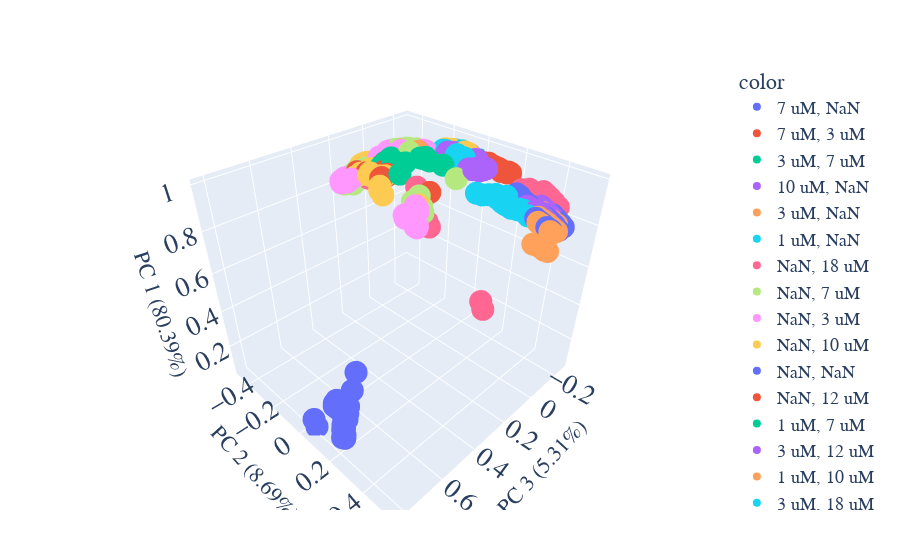

The cell this chart's notebook holds for it:
### Code cell
reload(analysis)
var=analysis.multivar(df,xx,sampledic)
                    #   symbol=symdic)

var.pca_3d()

### Figure 1 — Plotly figure (JSON) as saved in the notebook; plotly's stock layout.template omitted (floating-point values rounded to 4 significant figures)
{"data": [{"hovertemplate": "<b>%{hovertext}</b><br><br>color=7 uM, NaN<br>PC 3=%{x}<br>PC 2=%{y}<br>PC 1=%{z}<extra></extra>", "hovertext": ["7 uM, NaN", "7 uM, NaN", "7 uM, NaN", "7 uM, NaN", "7 uM, NaN", "7 uM, NaN", "7 uM, NaN", "7 uM, NaN", "7 uM, NaN", "7 uM, NaN", "7 uM, NaN", "7 uM, NaN", "7 uM, NaN", "7 uM, NaN", "7 uM, NaN", "7 uM, NaN", "7 uM, NaN", "7 uM, NaN", "7 uM, NaN", "7 uM, NaN", "7 uM, NaN", "7 uM, NaN", "7 uM, NaN", "7 uM, NaN", "7 uM, NaN"], "legendgroup": "7 uM, NaN", "marker": {"color": "#636efa", "symbol": "circle"}, "mode": "markers", "name": "7 uM, NaN", "scene": "scene", "showlegend": true, "type": "scatter3d", "x": [-0.05023, -0.0589, -0.06327, -0.06957, -0.07088, -0.1059, -0.108, -0.1079, -0.1088, -0.1115, -0.06798, -0.06592, -0.06514, -0.06297, -0.06196, -0.03392, -0.02716, -0.02423, -0.0205, -0.01898, -0.06413, -0.06309, -0.05899, -0.06244, -0.0627], "y": [0.4159, 0.3795, 0.3507, 0.3304, 0.3139, 0.5156, 0.501, 0.4874, 0.4753, 0.4601, 0.5184, 0.5039, 0.4952, 0.4784, 0.4589, 0.5043, 0.4904, 0.4716, 0.4597, 0.4429, 0.5041, 0.4843, 0.4704, 0.4226, 0.3892], "z": [0.8939, 0.9081, 0.9161, 0.9235, 0.9275, 0.8451, 0.8534, 0.8614, 0.8676, 0.8749, 0.846, 0.856, 0.8615, 0.8709, 0.8809, 0.8563, 0.8645, 0.8743, 0.8801, 0.8884, 0.8533, 0.863, 0.8688, 0.8878, 0.8985]}, {"hovertemplate": "<b>%{hovertext}</b><br><br>color=7 uM, 3 uM<br>PC 3=%{x}<br>PC 2=%{y}<br>PC 1=%{z}<extra></extra>", "hovertext": ["7 uM, 3 uM", "7 uM, 3 uM", "7 uM, 3 uM", "7 uM, 3 uM", "7 uM, 3 uM", "7 uM, 3 uM", "7 uM, 3 uM", "7 uM, 3 uM", "7 uM, 3 uM", "7 uM, 3 uM", "7 uM, 3 uM", "7 uM, 3 uM", "7 uM, 3 uM", "7 uM, 3 uM", "7 uM, 3 uM", "7 uM, 3 uM", "7 uM, 3 uM", "7 uM, 3 uM", "7 uM, 3 uM", "7 uM, 3 uM", "7 uM, 3 uM", "7 uM, 3 uM", "7 uM, 3 uM", "7 uM, 3 uM", "7 uM, 3 uM"], "legendgroup": "7 uM, 3 uM", "marker": {"color": "#EF553B", "symbol": "circle"}, "mode": "markers", "name": "7 uM, 3 uM", "scene": "scene", "showlegend": true, "type": "scatter3d", "x": [-0.213, -0.2089, -0.2019, -0.1984, -0.1903, -0.234, -0.2296, -0.229, -0.2298, -0.2184, -0.223, -0.2214, -0.2169, -0.213, -0.2075, -0.2469, -0.2384, -0.2288, -0.2245, -0.2142, -0.2205, -0.2077, -0.1985, -0.1874, -0.1788], "y": [0.08552, 0.09305, 0.09233, 0.08557, 0.09223, 0.1507, 0.1297, 0.1145, 0.08807, 0.08391, 0.1192, 0.1112, 0.09614, 0.08585, 0.07668, 0.1599, 0.1536, 0.153, 0.1424, 0.1332, 0.06011, 0.06201, 0.05432, 0.04181, 0.03809], "z": [0.9348, 0.9361, 0.939, 0.9393, 0.9384, 0.9139, 0.919, 0.9226, 0.9242, 0.9265, 0.9249, 0.9274, 0.9289, 0.9304, 0.929, 0.9121, 0.9178, 0.9187, 0.9201, 0.9214, 0.9356, 0.9398, 0.942, 0.9436, 0.9442]}, {"hovertemplate": "<b>%{hovertext}</b><br><br>color=3 uM, 7 uM<br>PC 3=%{x}<br>PC 2=%{y}<br>PC 1=%{z}<extra></extra>", "hovertext": ["3 uM, 7 uM", "3 uM, 7 uM", "3 uM, 7 uM", "3 uM, 7 uM", "3 uM, 7 uM", "3 uM, 7 uM", "3 uM, 7 uM", "3 uM, 7 uM", "3 uM, 7 uM", "3 uM, 7 uM", "3 uM, 7 uM", "3 uM, 7 uM", "3 uM, 7 uM", "3 uM, 7 uM", "3 uM, 7 uM", "3 uM, 7 uM", "3 uM, 7 uM", "3 uM, 7 uM", "3 uM, 7 uM", "3 uM, 7 uM", "3 uM, 7 uM", "3 uM, 7 uM", "3 uM, 7 uM", "3 uM, 7 uM", "3 uM, 7 uM"], "legendgroup": "3 uM, 7 uM", "marker": {"color": "#00cc96", "symbol": "circle"}, "mode": "markers", "name": "3 uM, 7 uM", "scene": "scene", "showlegend": true, "type": "scatter3d", "x": [0.01072, -0.02285, -0.01748, 0.009709, -0.004747, -0.02023, -0.01452, -0.009898, -0.01267, -0.01187, -0.2151, -0.2044, -0.1861, -0.1849, -0.1885, -0.2593, -0.2491, -0.2493, -0.242, -0.2313, -0.2229, -0.2049, -0.1984, -0.1991, -0.1992], "y": [-0.001402, -0.1293, -0.1285, -0.07768, -0.1434, -0.1449, -0.1269, -0.126, -0.1306, -0.1309, -0.1463, -0.1481, -0.1468, -0.1453, -0.1593, -0.02095, -0.04508, -0.08984, -0.09199, -0.1016, -0.1289, -0.1256, -0.1204, -0.1314, -0.1454], "z": [0.9768, 0.9644, 0.9643, 0.9726, 0.9629, 0.9587, 0.9625, 0.9633, 0.9621, 0.9612, 0.9314, 0.9363, 0.9446, 0.9438, 0.9381, 0.9159, 0.9182, 0.9157, 0.9176, 0.9177, 0.9271, 0.9343, 0.936, 0.934, 0.931]}, {"hovertemplate": "<b>%{hovertext}</b><br><br>color=10 uM, NaN<br>PC 3=%{x}<br>PC 2=%{y}<br>PC 1=%{z}<extra></extra>", "hovertext": ["10 uM, NaN", "10 uM, NaN", "10 uM, NaN", "10 uM, NaN", "10 uM, NaN", "10 uM, NaN", "10 uM, NaN", "10 uM, NaN", "10 uM, NaN", "10 uM, NaN", "10 uM, NaN", "10 uM, NaN", "10 uM, NaN", "10 uM, NaN", "10 uM, NaN", "10 uM, NaN", "10 uM, NaN", "10 uM, NaN", "10 uM, NaN", "10 uM, NaN", "10 uM, NaN", "10 uM, NaN", "10 uM, NaN", "10 uM, NaN", "10 uM, NaN"], "legendgroup": "10 uM, NaN", "marker": {"color": "#ab63fa", "symbol": "circle"}, "mode": "markers", "name": "10 uM, NaN", "scene": "scene", "showlegend": true, "type": "scatter3d", "x": [-0.05313, -0.05207, -0.05204, -0.0518, -0.05497, -0.05902, -0.06408, -0.06126, -0.06197, -0.06451, -0.04372, -0.03443, -0.04014, -0.04251, -0.04001, -0.07463, -0.07347, -0.07416, -0.07538, -0.07438, -0.0968, -0.09539, -0.09736, -0.09452, -0.09609], "y": [0.4781, 0.4649, 0.4446, 0.4345, 0.4216, 0.5049, 0.4948, 0.4817, 0.4605, 0.4528, 0.4578, 0.4316, 0.4204, 0.4021, 0.3866, 0.4956, 0.4816, 0.4666, 0.4509, 0.4392, 0.4671, 0.4529, 0.4353, 0.4251, 0.4141], "z": [0.8705, 0.8782, 0.8884, 0.8932, 0.8988, 0.8524, 0.8587, 0.8654, 0.875, 0.8781, 0.8798, 0.892, 0.8982, 0.9058, 0.9116, 0.8578, 0.8655, 0.8741, 0.8812, 0.8866, 0.8725, 0.8813, 0.8905, 0.8962, 0.9013]}, {"hovertemplate": "<b>%{hovertext}</b><br><br>color=3 uM, NaN<br>PC 3=%{x}<br>PC 2=%{y}<br>PC 1=%{z}<extra></extra>", "hovertext": ["3 uM, NaN", "3 uM, NaN", "3 uM, NaN", "3 uM, NaN", "3 uM, NaN", "3 uM, NaN", "3 uM, NaN", "3 uM, NaN", "3 uM, NaN", "3 uM, NaN", "3 uM, NaN", "3 uM, NaN", "3 uM, NaN", "3 uM, NaN", "3 uM, NaN", "3 uM, NaN", "3 uM, NaN", "3 uM, NaN", "3 uM, NaN", "3 uM, NaN", "3 uM, NaN", "3 uM, NaN", "3 uM, NaN", "3 uM, NaN", "3 uM, NaN"], "legendgroup": "3 uM, NaN", "marker": {"color": "#FFA15A", "symbol": "circle"}, "mode": "markers", "name": "3 uM, NaN", "scene": "scene", "showlegend": true, "type": "scatter3d", "x": [-0.07141, -0.06386, -0.05717, -0.05333, -0.04945, -0.05742, -0.05218, -0.0473, -0.04124, -0.03499, 0.02983, 0.03742, 0.04073, 0.04922, 0.05438, -0.03191, -0.02845, -0.02718, -0.01918, -0.01395, -0.09041, -0.08646, -0.08915, -0.08635, -0.08214], "y": [0.5075, 0.4855, 0.4646, 0.4482, 0.4311, 0.5162, 0.4987, 0.4799, 0.4614, 0.4436, 0.5402, 0.5301, 0.5137, 0.4983, 0.4896, 0.5131, 0.5051, 0.4908, 0.4713, 0.4574, 0.495, 0.4712, 0.4506, 0.4338, 0.4156], "z": [0.8508, 0.864, 0.8756, 0.8835, 0.8909, 0.8454, 0.8569, 0.8687, 0.8786, 0.8874, 0.8059, 0.81, 0.8184, 0.8243, 0.8264, 0.8476, 0.8523, 0.8612, 0.8721, 0.8789, 0.8537, 0.8662, 0.8761, 0.8831, 0.8902]}, {"hovertemplate": "<b>%{hovertext}</b><br><br>color=1 uM, NaN<br>PC 3=%{x}<br>PC 2=%{y}<br>PC 1=%{z}<extra></extra>", "hovertext": ["1 uM, NaN", "1 uM, NaN", "1 uM, NaN", "1 uM, NaN", "1 uM, NaN", "1 uM, NaN", "1 uM, NaN", "1 uM, NaN", "1 uM, NaN", "1 uM, NaN", "1 uM, NaN", "1 uM, NaN", "1 uM, NaN", "1 uM, NaN", "1 uM, NaN", "1 uM, NaN", "1 uM, NaN", "1 uM, NaN", "1 uM, NaN", "1 uM, NaN", "1 uM, NaN", "1 uM, NaN", "1 uM, NaN", "1 uM, NaN", "1 uM, NaN"], "legendgroup": "1 uM, NaN", "marker": {"color": "#19d3f3", "symbol": "circle"}, "mode": "markers", "name": "1 uM, NaN", "scene": "scene", "showlegend": true, "type": "scatter3d", "x": [-0.04309, -0.03593, -0.03425, -0.03061, -0.01233, -0.03064, -0.01561, -0.007247, 0.00643, 0.0154, 0.004446, 0.01995, 0.02177, 0.01977, 0.02157, -0.02969, -0.01549, -0.004484, 0.006342, 0.01029, -0.02438, -0.001203, 0.01765, 0.03235, 0.03826], "y": [0.4523, 0.4382, 0.4253, 0.4238, 0.4125, 0.4076, 0.3866, 0.3739, 0.3492, 0.3231, 0.3757, 0.3555, 0.3382, 0.3221, 0.2892, 0.411, 0.3883, 0.3678, 0.3348, 0.3051, 0.2999, 0.2646, 0.2433, 0.2243, 0.2008], "z": [0.876, 0.8816, 0.8881, 0.8878, 0.8896, 0.8959, 0.9027, 0.9058, 0.9103, 0.9152, 0.9087, 0.9126, 0.9179, 0.9239, 0.9316, 0.8901, 0.8971, 0.9022, 0.9095, 0.9159, 0.9283, 0.9318, 0.9301, 0.9277, 0.9288]}, {"hovertemplate": "<b>%{hovertext}</b><br><br>color=NaN, 18 uM<br>PC 3=%{x}<br>PC 2=%{y}<br>PC 1=%{z}<extra></extra>", "hovertext": ["NaN, 18 uM", "NaN, 18 uM", "NaN, 18 uM", "NaN, 18 uM", "NaN, 18 uM", "NaN, 18 uM", "NaN, 18 uM", "NaN, 18 uM", "NaN, 18 uM", "NaN, 18 uM", "NaN, 18 uM", "NaN, 18 uM", "NaN, 18 uM", "NaN, 18 uM", "NaN, 18 uM", "NaN, 18 uM", "NaN, 18 uM", "NaN, 18 uM", "NaN, 18 uM", "NaN, 18 uM", "NaN, 18 uM", "NaN, 18 uM", "NaN, 18 uM", "NaN, 18 uM", "NaN, 18 uM"], "legendgroup": "NaN, 18 uM", "marker": {"color": "#FF6692", "symbol": "circle"}, "mode": "markers", "name": "NaN, 18 uM", "scene": "scene", "showlegend": true, "type": "scatter3d", "x": [0.1141, 0.1214, 0.1292, 0.1288, 0.128, 0.09116, 0.2468, 0.2912, 0.2997, 0.2611, 0.0893, 0.08092, 0.08925, 0.09867, 0.1053, 0.05542, 0.02628, 0.032, 0.04099, 0.03697, 0.1701, 0.1767, 0.1748, 0.1145, 0.1169], "y": [-0.3533, -0.3427, -0.3323, -0.319, -0.32, -0.392, 0.1323, 0.4494, 0.4677, 0.1589, -0.3961, -0.4521, -0.4477, -0.444, -0.4353, -0.3675, -0.4563, -0.4493, -0.4491, -0.4466, 0.00304, 0.01212, 0.01101, -0.2597, -0.2581], "z": [0.846, 0.8518, 0.8522, 0.8636, 0.8697, 0.856, 0.8579, 0.6654, 0.6439, 0.8494, 0.8679, 0.8361, 0.8367, 0.8396, 0.8434, 0.8816, 0.8361, 0.839, 0.8392, 0.8421, 0.933, 0.931, 0.933, 0.9196, 0.9199]}, {"hovertemplate": "<b>%{hovertext}</b><br><br>color=NaN, 7 uM<br>PC 3=%{x}<br>PC 2=%{y}<br>PC 1=%{z}<extra></extra>", "hovertext": ["NaN, 7 uM", "NaN, 7 uM", "NaN, 7 uM", "NaN, 7 uM", "NaN, 7 uM", "NaN, 7 uM", "NaN, 7 uM", "NaN, 7 uM", "NaN, 7 uM", "NaN, 7 uM", "NaN, 7 uM", "NaN, 7 uM", "NaN, 7 uM", "NaN, 7 uM", "NaN, 7 uM", "NaN, 7 uM", "NaN, 7 uM", "NaN, 7 uM", "NaN, 7 uM", "NaN, 7 uM", "NaN, 7 uM", "NaN, 7 uM", "NaN, 7 uM", "NaN, 7 uM", "NaN, 7 uM"], "legendgroup": "NaN, 7 uM", "marker": {"color": "#B6E880", "symbol": "circle"}, "mode": "markers", "name": "NaN, 7 uM", "scene": "scene", "showlegend": true, "type": "scatter3d", "x": [0.2046, 0.08214, 0.1158, 0.09513, 0.1024, 0.2605, 0.2713, 0.1985, 0.2798, 0.1883, 0.2348, 0.2433, 0.1322, 0.134, 0.1332, 0.261, 0.1482, 0.2483, 0.2442, 0.1419, 0.1393, 0.2154, 0.1774, 0.1631, 0.2532], "y": [0.05002, -0.4587, -0.361, -0.4494, -0.4423, 0.07719, 0.07711, -0.3353, 0.08902, -0.4047, 0.06451, 0.07532, -0.4367, -0.4379, -0.4441, 0.1238, -0.3793, 0.1055, 0.1021, -0.3889, -0.435, -0.3947, -0.4042, -0.4058, 0.06037], "z": [0.9228, 0.8395, 0.8877, 0.8445, 0.8483, 0.9104, 0.9087, 0.8817, 0.906, 0.8499, 0.8995, 0.8903, 0.7914, 0.794, 0.7945, 0.8973, 0.8731, 0.9063, 0.9079, 0.8729, 0.84, 0.8314, 0.8483, 0.8555, 0.9195]}, {"hovertemplate": "<b>%{hovertext}</b><br><br>color=NaN, 3 uM<br>PC 3=%{x}<br>PC 2=%{y}<br>PC 1=%{z}<extra></extra>", "hovertext": ["NaN, 3 uM", "NaN, 3 uM", "NaN, 3 uM", "NaN, 3 uM", "NaN, 3 uM", "NaN, 3 uM", "NaN, 3 uM", "NaN, 3 uM", "NaN, 3 uM", "NaN, 3 uM", "NaN, 3 uM", "NaN, 3 uM", "NaN, 3 uM", "NaN, 3 uM", "NaN, 3 uM", "NaN, 3 uM", "NaN, 3 uM", "NaN, 3 uM", "NaN, 3 uM", "NaN, 3 uM", "NaN, 3 uM", "NaN, 3 uM", "NaN, 3 uM", "NaN, 3 uM", "NaN, 3 uM"], "legendgroup": "NaN, 3 uM", "marker": {"color": "#FF97FF", "symbol": "circle"}, "mode": "markers", "name": "NaN, 3 uM", "scene": "scene", "showlegend": true, "type": "scatter3d", "x": [0.2002, 0.3092, 0.225, 0.3212, 0.2608, 0.3006, 0.3123, 0.2493, 0.2417, 0.2463, 0.3406, 0.351, 0.3435, 0.3505, 0.2935, 0.3374, 0.3432, 0.3356, 0.3317, 0.3383, 0.2723, 0.2758, 0.2799, 0.2859, 0.2912], "y": [-0.4131, 0.1045, -0.4003, 0.1129, -0.3229, 0.097, 0.1042, -0.3075, -0.3815, -0.3823, 0.1657, 0.1687, 0.1738, 0.1781, -0.3198, 0.108, 0.1092, 0.1042, 0.1039, 0.1001, 0.09465, 0.09833, 0.1107, 0.1215, 0.127], "z": [0.8507, 0.9015, 0.8456, 0.8969, 0.8782, 0.903, 0.9011, 0.8936, 0.8622, 0.8612, 0.8908, 0.8904, 0.8911, 0.8886, 0.8864, 0.9007, 0.8998, 0.9057, 0.9066, 0.9078, 0.9207, 0.9216, 0.92, 0.9177, 0.9162]}, {"hovertemplate": "<b>%{hovertext}</b><br><br>color=NaN, 10 uM<br>PC 3=%{x}<br>PC 2=%{y}<br>PC 1=%{z}<extra></extra>", "hovertext": ["NaN, 10 uM", "NaN, 10 uM", "NaN, 10 uM", "NaN, 10 uM", "NaN, 10 uM", "NaN, 10 uM", "NaN, 10 uM", "NaN, 10 uM", "NaN, 10 uM", "NaN, 10 uM", "NaN, 10 uM", "NaN, 10 uM", "NaN, 10 uM", "NaN, 10 uM", "NaN, 10 uM", "NaN, 10 uM", "NaN, 10 uM", "NaN, 10 uM", "NaN, 10 uM", "NaN, 10 uM", "NaN, 10 uM", "NaN, 10 uM", "NaN, 10 uM", "NaN, 10 uM", "NaN, 10 uM"], "legendgroup": "NaN, 10 uM", "marker": {"color": "#FECB52", "symbol": "circle"}, "mode": "markers", "name": "NaN, 10 uM", "scene": "scene", "showlegend": true, "type": "scatter3d", "x": [0.1651, 0.1646, 0.1548, 0.1599, 0.1568, 0.2565, 0.1855, 0.191, 0.1891, 0.2059, 0.1796, 0.1835, 0.1811, 0.1846, 0.1838, 0.2099, 0.233, 0.2475, 0.2498, 0.2609, 0.2201, 0.1036, 0.06756, 0.02995, 0.0002896], "y": [-0.2849, -0.2569, -0.2872, -0.285, -0.2837, 0.09627, -0.3192, -0.3026, -0.3036, -0.2415, -0.1898, -0.1719, -0.1707, -0.171, -0.165, -0.1829, -0.1457, -0.1304, -0.1215, -0.09821, -0.2183, -0.4102, -0.4362, -0.4578, -0.4731], "z": [0.9177, 0.9264, 0.918, 0.9174, 0.9204, 0.9193, 0.8977, 0.9004, 0.8997, 0.9192, 0.9247, 0.9267, 0.9304, 0.9298, 0.933, 0.9138, 0.9088, 0.9002, 0.9007, 0.8953, 0.9408, 0.8853, 0.8726, 0.8605, 0.8488]}, {"hovertemplate": "<b>%{hovertext}</b><br><br>color=NaN, NaN<br>PC 3=%{x}<br>PC 2=%{y}<br>PC 1=%{z}<extra></extra>", "hovertext": ["NaN, NaN", "NaN, NaN", "NaN, NaN", "NaN, NaN", "NaN, NaN", "NaN, NaN", "NaN, NaN", "NaN, NaN", "NaN, NaN", "NaN, NaN", "NaN, NaN", "NaN, NaN", "NaN, NaN", "NaN, NaN", "NaN, NaN", "NaN, NaN", "NaN, NaN", "NaN, NaN", "NaN, NaN", "NaN, NaN", "NaN, NaN", "NaN, NaN", "NaN, NaN", "NaN, NaN", "NaN, NaN"], "legendgroup": "NaN, NaN", "marker": {"color": "#636efa", "symbol": "circle"}, "mode": "markers", "name": "NaN, NaN", "scene": "scene", "showlegend": true, "type": "scatter3d", "x": [0.8107, 0.8117, 0.811, 0.8111, 0.8086, 0.8099, 0.8164, 0.8214, 0.8196, 0.8172, 0.7508, 0.774, 0.7916, 0.7958, 0.799, 0.806, 0.7976, 0.7969, 0.8107, 0.811, 0.8105, 0.817, 0.8177, 0.8212, 0.8201], "y": [0.2215, 0.2076, 0.2037, 0.2125, 0.2173, 0.2585, 0.2624, 0.2574, 0.261, 0.2599, 0.2714, 0.272, 0.2656, 0.2631, 0.2593, 0.251, 0.02823, 0.042, 0.2538, 0.2372, 0.2633, 0.2603, 0.2638, 0.2614, 0.2675], "z": [0.3676, 0.3421, 0.3233, 0.3318, 0.3199, 0.3638, 0.2952, 0.2422, 0.2152, 0.1933, 0.5021, 0.4285, 0.3535, 0.3175, 0.2844, 0.3196, 0.09453, 0.05992, 0.2, 0.1716, 0.3739, 0.3274, 0.295, 0.2723, 0.2576]}, {"hovertemplate": "<b>%{hovertext}</b><br><br>color=NaN, 12 uM<br>PC 3=%{x}<br>PC 2=%{y}<br>PC 1=%{z}<extra></extra>", "hovertext": ["NaN, 12 uM", "NaN, 12 uM", "NaN, 12 uM", "NaN, 12 uM", "NaN, 12 uM", "NaN, 12 uM", "NaN, 12 uM", "NaN, 12 uM", "NaN, 12 uM", "NaN, 12 uM", "NaN, 12 uM", "NaN, 12 uM", "NaN, 12 uM", "NaN, 12 uM", "NaN, 12 uM", "NaN, 12 uM", "NaN, 12 uM", "NaN, 12 uM", "NaN, 12 uM", "NaN, 12 uM", "NaN, 12 uM", "NaN, 12 uM", "NaN, 12 uM", "NaN, 12 uM", "NaN, 12 uM"], "legendgroup": "NaN, 12 uM", "marker": {"color": "#EF553B", "symbol": "circle"}, "mode": "markers", "name": "NaN, 12 uM", "scene": "scene", "showlegend": true, "type": "scatter3d", "x": [0.1145, 0.08373, 0.113, 0.06824, 0.1661, 0.0193, 0.01621, 0.02024, 0.02062, 0.02463, 0.1699, 0.1709, 0.1728, 0.1658, 0.1495, 0.1127, 0.1099, 0.1129, 0.1176, 0.1204, 0.2053, 0.1655, 0.2092, 0.2121, 0.1885], "y": [-0.1776, -0.2707, -0.164, -0.3168, 0.07004, -0.3073, -0.3029, -0.2969, -0.2928, -0.29, -0.1615, -0.1748, -0.1704, -0.1724, -0.2049, -0.2651, -0.2528, -0.247, -0.2441, -0.2395, -0.1641, -0.3648, -0.1603, -0.1614, -0.2732], "z": [0.9462, 0.9318, 0.9482, 0.9177, 0.9315, 0.9143, 0.9167, 0.9176, 0.9182, 0.9195, 0.9328, 0.929, 0.9303, 0.9321, 0.9312, 0.9259, 0.9286, 0.9297, 0.9291, 0.929, 0.9322, 0.8844, 0.9329, 0.9316, 0.9154]}, {"hovertemplate": "<b>%{hovertext}</b><br><br>color=1 uM, 7 uM<br>PC 3=%{x}<br>PC 2=%{y}<br>PC 1=%{z}<extra></extra>", "hovertext": ["1 uM, 7 uM", "1 uM, 7 uM", "1 uM, 7 uM", "1 uM, 7 uM", "1 uM, 7 uM", "1 uM, 7 uM", "1 uM, 7 uM", "1 uM, 7 uM", "1 uM, 7 uM", "1 uM, 7 uM", "1 uM, 7 uM", "1 uM, 7 uM", "1 uM, 7 uM", "1 uM, 7 uM", "1 uM, 7 uM", "1 uM, 7 uM", "1 uM, 7 uM", "1 uM, 7 uM", "1 uM, 7 uM", "1 uM, 7 uM", "1 uM, 7 uM", "1 uM, 7 uM", "1 uM, 7 uM", "1 uM, 7 uM", "1 uM, 7 uM"], "legendgroup": "1 uM, 7 uM", "marker": {"color": "#00cc96", "symbol": "circle"}, "mode": "markers", "name": "1 uM, 7 uM", "scene": "scene", "showlegend": true, "type": "scatter3d", "x": [0.1188, 0.1236, 0.1279, 0.1325, 0.1419, 0.1042, 0.1099, 0.1125, 0.1201, 0.1237, 0.09834, 0.07146, 0.07626, 0.08542, 0.08458, 0.1091, 0.1229, 0.1268, 0.1312, 0.1688, 0.0989, 0.1035, 0.1061, 0.104, 0.101], "y": [-0.2307, -0.2284, -0.2312, -0.234, -0.2318, -0.1992, -0.1832, -0.1918, -0.184, -0.1781, -0.1337, -0.2461, -0.2427, -0.2408, -0.2313, -0.2411, -0.2333, -0.2297, -0.2221, -0.09291, -0.1695, -0.1623, -0.1482, -0.1494, -0.1541], "z": [0.9472, 0.9474, 0.9454, 0.944, 0.9424, 0.9607, 0.9626, 0.9608, 0.9604, 0.9603, 0.9736, 0.9554, 0.9553, 0.9549, 0.9582, 0.9488, 0.9476, 0.9479, 0.9478, 0.9583, 0.9548, 0.9561, 0.9565, 0.9559, 0.9559]}, {"hovertemplate": "<b>%{hovertext}</b><br><br>color=3 uM, 12 uM<br>PC 3=%{x}<br>PC 2=%{y}<br>PC 1=%{z}<extra></extra>", "hovertext": ["3 uM, 12 uM", "3 uM, 12 uM", "3 uM, 12 uM", "3 uM, 12 uM", "3 uM, 12 uM", "3 uM, 12 uM", "3 uM, 12 uM", "3 uM, 12 uM", "3 uM, 12 uM", "3 uM, 12 uM", "3 uM, 12 uM", "3 uM, 12 uM", "3 uM, 12 uM", "3 uM, 12 uM", "3 uM, 12 uM", "3 uM, 12 uM", "3 uM, 12 uM", "3 uM, 12 uM", "3 uM, 12 uM", "3 uM, 12 uM", "3 uM, 12 uM", "3 uM, 12 uM", "3 uM, 12 uM", "3 uM, 12 uM", "3 uM, 12 uM"], "legendgroup": "3 uM, 12 uM", "marker": {"color": "#ab63fa", "symbol": "circle"}, "mode": "markers", "name": "3 uM, 12 uM", "scene": "scene", "showlegend": true, "type": "scatter3d", "x": [-0.08375, -0.07845, -0.06643, -0.05918, -0.05184, -0.04756, -0.03299, -0.03326, -0.03059, -0.02863, -0.1444, -0.1289, -0.1076, -0.1125, -0.1088, -0.1821, -0.1743, -0.1692, -0.1582, -0.1568, -0.1516, -0.1522, -0.1491, -0.1472, -0.1479], "y": [0.1504, 0.1482, 0.1487, 0.1438, 0.1401, 0.1235, 0.125, 0.1205, 0.1147, 0.1024, -0.05293, -0.07194, -0.07059, -0.08385, -0.07262, -0.01565, -0.02478, -0.02596, -0.03612, -0.03709, 0.03797, 0.04856, 0.05231, 0.04427, 0.03494], "z": [0.979, 0.9794, 0.9788, 0.9777, 0.9762, 0.9824, 0.9823, 0.9817, 0.9809, 0.98, 0.9705, 0.9736, 0.9779, 0.9753, 0.975, 0.9651, 0.9661, 0.9658, 0.9654, 0.9642, 0.9659, 0.9673, 0.9676, 0.9675, 0.9647]}, {"hovertemplate": "<b>%{hovertext}</b><br><br>color=1 uM, 10 uM<br>PC 3=%{x}<br>PC 2=%{y}<br>PC 1=%{z}<extra></extra>", "hovertext": ["1 uM, 10 uM", "1 uM, 10 uM", "1 uM, 10 uM", "1 uM, 10 uM", "1 uM, 10 uM", "1 uM, 10 uM", "1 uM, 10 uM", "1 uM, 10 uM", "1 uM, 10 uM", "1 uM, 10 uM", "1 uM, 10 uM", "1 uM, 10 uM", "1 uM, 10 uM", "1 uM, 10 uM", "1 uM, 10 uM", "1 uM, 10 uM", "1 uM, 10 uM", "1 uM, 10 uM", "1 uM, 10 uM", "1 uM, 10 uM", "1 uM, 10 uM", "1 uM, 10 uM", "1 uM, 10 uM", "1 uM, 10 uM", "1 uM, 10 uM"], "legendgroup": "1 uM, 10 uM", "marker": {"color": "#FFA15A", "symbol": "circle"}, "mode": "markers", "name": "1 uM, 10 uM", "scene": "scene", "showlegend": true, "type": "scatter3d", "x": [-0.04594, -0.03587, -0.03291, -0.02578, -0.02364, -0.08586, -0.08602, -0.07685, -0.07915, -0.05189, -0.1082, -0.1103, -0.1031, -0.09498, -0.09782, -0.1102, -0.1019, -0.09674, -0.09729, -0.08788, -0.0824, -0.08662, -0.08443, -0.08588, -0.08549], "y": [-0.3215, -0.3292, -0.3183, -0.3142, -0.3036, -0.3051, -0.2902, -0.2886, -0.288, -0.1996, -0.2623, -0.2768, -0.2687, -0.2601, -0.2579, -0.2805, -0.2698, -0.2628, -0.2524, -0.2462, -0.296, -0.302, -0.2884, -0.292, -0.2912], "z": [0.941, 0.9388, 0.9424, 0.9439, 0.9471, 0.9353, 0.94, 0.941, 0.9409, 0.9636, 0.9413, 0.9373, 0.9416, 0.9441, 0.9446, 0.9337, 0.9382, 0.9407, 0.9431, 0.9462, 0.9398, 0.9382, 0.9429, 0.9421, 0.9419]}, {"hovertemplate": "<b>%{hovertext}</b><br><br>color=3 uM, 18 uM<br>PC 3=%{x}<br>PC 2=%{y}<br>PC 1=%{z}<extra></extra>", "hovertext": ["3 uM, 18 uM", "3 uM, 18 uM", "3 uM, 18 uM", "3 uM, 18 uM", "3 uM, 18 uM", "3 uM, 18 uM", "3 uM, 18 uM", "3 uM, 18 uM", "3 uM, 18 uM", "3 uM, 18 uM", "3 uM, 18 uM", "3 uM, 18 uM", "3 uM, 18 uM", "3 uM, 18 uM", "3 uM, 18 uM", "3 uM, 18 uM", "3 uM, 18 uM", "3 uM, 18 uM", "3 uM, 18 uM", "3 uM, 18 uM", "3 uM, 18 uM", "3 uM, 18 uM", "3 uM, 18 uM", "3 uM, 18 uM", "3 uM, 18 uM"], "legendgroup": "3 uM, 18 uM", "marker": {"color": "#19d3f3", "symbol": "circle"}, "mode": "markers", "name": "3 uM, 18 uM", "scene": "scene", "showlegend": true, "type": "scatter3d", "x": [-0.08223, -0.08287, -0.08302, -0.0749, -0.07306, -0.1906, -0.1834, -0.1774, -0.1733, -0.1683, -0.2032, -0.1947, -0.1907, -0.183, -0.1797, -0.116, -0.1129, -0.1028, -0.09352, -0.09154, -0.163, -0.1562, -0.1513, -0.1473, -0.1446], "y": [0.02712, 0.03364, 0.0309, 0.03523, 0.03786, -0.06613, -0.05484, -0.05342, -0.05246, -0.05547, -0.1124, -0.1075, -0.1199, -0.1308, -0.1392, -0.03389, -0.02426, -0.02712, -0.02112, -0.01848, -0.1523, -0.1363, -0.129, -0.1196, -0.1124], "z": [0.991, 0.9907, 0.9891, 0.9873, 0.9842, 0.9647, 0.9678, 0.9677, 0.9672, 0.9658, 0.9524, 0.9554, 0.9539, 0.9533, 0.9514, 0.9775, 0.9763, 0.9765, 0.9757, 0.9717, 0.9523, 0.9577, 0.9603, 0.9613, 0.9624]}, {"hovertemplate": "<b>%{hovertext}</b><br><br>color=10 uM, 10 uM<br>PC 3=%{x}<br>PC 2=%{y}<br>PC 1=%{z}<extra></extra>", "hovertext": ["10 uM, 10 uM", "10 uM, 10 uM", "10 uM, 10 uM", "10 uM, 10 uM", "10 uM, 10 uM", "10 uM, 10 uM", "10 uM, 10 uM", "10 uM, 10 uM", "10 uM, 10 uM", "10 uM, 10 uM", "10 uM, 10 uM", "10 uM, 10 uM", "10 uM, 10 uM", "10 uM, 10 uM", "10 uM, 10 uM", "10 uM, 10 uM", "10 uM, 10 uM", "10 uM, 10 uM", "10 uM, 10 uM", "10 uM, 10 uM", "10 uM, 10 uM", "10 uM, 10 uM", "10 uM, 10 uM", "10 uM, 10 uM", "10 uM, 10 uM"], "legendgroup": "10 uM, 10 uM", "marker": {"color": "#FF6692", "symbol": "circle"}, "mode": "markers", "name": "10 uM, 10 uM", "scene": "scene", "showlegend": true, "type": "scatter3d", "x": [-0.1962, -0.2026, -0.2075, -0.211, -0.2163, -0.1136, -0.1147, -0.1187, -0.1211, -0.1287, -0.1089, -0.1146, -0.1127, -0.1103, -0.1027, -0.1332, -0.1437, -0.1543, -0.163, -0.1622, -0.1311, -0.139, -0.1452, -0.1481, -0.1492], "y": [0.4338, 0.409, 0.3837, 0.3673, 0.3464, 0.4716, 0.4498, 0.4215, 0.394, 0.3714, 0.3897, 0.3546, 0.3439, 0.3259, 0.3139, 0.4347, 0.4084, 0.3789, 0.3671, 0.3581, 0.3997, 0.3867, 0.3587, 0.3351, 0.3205], "z": [0.8674, 0.8783, 0.8879, 0.8932, 0.899, 0.8619, 0.8752, 0.8896, 0.9017, 0.9102, 0.9023, 0.9178, 0.922, 0.9295, 0.9347, 0.8796, 0.8918, 0.9029, 0.9061, 0.9095, 0.8946, 0.9008, 0.9115, 0.9198, 0.9233]}, {"hovertemplate": "<b>%{hovertext}</b><br><br>color=1 uM, 18 uM<br>PC 3=%{x}<br>PC 2=%{y}<br>PC 1=%{z}<extra></extra>", "hovertext": ["1 uM, 18 uM", "1 uM, 18 uM", "1 uM, 18 uM", "1 uM, 18 uM", "1 uM, 18 uM", "1 uM, 18 uM", "1 uM, 18 uM", "1 uM, 18 uM", "1 uM, 18 uM", "1 uM, 18 uM", "1 uM, 18 uM", "1 uM, 18 uM", "1 uM, 18 uM", "1 uM, 18 uM", "1 uM, 18 uM", "1 uM, 18 uM", "1 uM, 18 uM", "1 uM, 18 uM", "1 uM, 18 uM", "1 uM, 18 uM", "1 uM, 18 uM", "1 uM, 18 uM", "1 uM, 18 uM", "1 uM, 18 uM", "1 uM, 18 uM"], "legendgroup": "1 uM, 18 uM", "marker": {"color": "#B6E880", "symbol": "circle"}, "mode": "markers", "name": "1 uM, 18 uM", "scene": "scene", "showlegend": true, "type": "scatter3d", "x": [0.006591, -0.02828, -0.01796, -0.008718, -0.009595, -0.051, -0.04918, -0.0497, -0.05187, -0.04881, -0.09115, -0.09217, 0.03155, -0.1255, -0.125, -0.09563, -0.08909, -0.08807, -0.08694, -0.07727, -0.07128, -0.09511, -0.09224, -0.09104, -0.09273], "y": [-0.1973, -0.317, -0.3028, -0.2889, -0.2856, -0.3632, -0.3579, -0.3522, -0.3509, -0.3504, -0.257, -0.2492, 0.08938, -0.3417, -0.3377, -0.3366, -0.3121, -0.3085, -0.3085, -0.2875, -0.2445, -0.3142, -0.3117, -0.3081, -0.3076], "z": [0.9765, 0.9471, 0.9518, 0.9561, 0.9567, 0.9249, 0.9273, 0.9299, 0.9302, 0.9308, 0.9473, 0.9501, 0.9526, 0.9188, 0.9202, 0.9257, 0.9366, 0.9381, 0.9393, 0.9471, 0.9522, 0.9327, 0.9345, 0.9363, 0.9365]}, {"hovertemplate": "<b>%{hovertext}</b><br><br>color=1 uM, 12 uM<br>PC 3=%{x}<br>PC 2=%{y}<br>PC 1=%{z}<extra></extra>", "hovertext": ["1 uM, 12 uM", "1 uM, 12 uM", "1 uM, 12 uM", "1 uM, 12 uM", "1 uM, 12 uM", "1 uM, 12 uM", "1 uM, 12 uM", "1 uM, 12 uM", "1 uM, 12 uM", "1 uM, 12 uM", "1 uM, 12 uM", "1 uM, 12 uM", "1 uM, 12 uM", "1 uM, 12 uM", "1 uM, 12 uM", "1 uM, 12 uM", "1 uM, 12 uM", "1 uM, 12 uM", "1 uM, 12 uM", "1 uM, 12 uM", "1 uM, 12 uM", "1 uM, 12 uM", "1 uM, 12 uM", "1 uM, 12 uM", "1 uM, 12 uM"], "legendgroup": "1 uM, 12 uM", "marker": {"color": "#FF97FF", "symbol": "circle"}, "mode": "markers", "name": "1 uM, 12 uM", "scene": "scene", "showlegend": true, "type": "scatter3d", "x": [0.05846, 0.07357, 0.07139, 0.07878, 0.0804, -0.009453, 0.004022, 0.006675, 0.00977, 0.01583, -0.009886, -0.03183, -0.03229, -0.03165, -0.02318, 0.04196, 0.04775, 0.04812, 0.05087, 0.05459, -0.09773, -0.08379, -0.08696, -0.08183, -0.0849], "y": [-0.3335, -0.3152, -0.3153, -0.3128, -0.3026, -0.3501, -0.333, -0.328, -0.3242, -0.3157, -0.2677, -0.3459, -0.3496, -0.3385, -0.3298, -0.2956, -0.2837, -0.2821, -0.2733, -0.2685, -0.2188, -0.2017, -0.1957, -0.1885, -0.1848], "z": [0.9314, 0.9362, 0.9371, 0.9366, 0.9408, 0.9346, 0.9413, 0.9429, 0.944, 0.9468, 0.9604, 0.9335, 0.9321, 0.9365, 0.9404, 0.9505, 0.9538, 0.9545, 0.9571, 0.958, 0.9515, 0.9574, 0.9586, 0.96, 0.96]}, {"hovertemplate": "<b>%{hovertext}</b><br><br>color=3 uM, 10 uM<br>PC 3=%{x}<br>PC 2=%{y}<br>PC 1=%{z}<extra></extra>", "hovertext": ["3 uM, 10 uM", "3 uM, 10 uM", "3 uM, 10 uM", "3 uM, 10 uM", "3 uM, 10 uM", "3 uM, 10 uM", "3 uM, 10 uM", "3 uM, 10 uM", "3 uM, 10 uM", "3 uM, 10 uM", "3 uM, 10 uM", "3 uM, 10 uM", "3 uM, 10 uM", "3 uM, 10 uM", "3 uM, 10 uM", "3 uM, 10 uM", "3 uM, 10 uM", "3 uM, 10 uM", "3 uM, 10 uM", "3 uM, 10 uM", "3 uM, 10 uM", "3 uM, 10 uM", "3 uM, 10 uM", "3 uM, 10 uM", "3 uM, 10 uM"], "legendgroup": "3 uM, 10 uM", "marker": {"color": "#FECB52", "symbol": "circle"}, "mode": "markers", "name": "3 uM, 10 uM", "scene": "scene", "showlegend": true, "type": "scatter3d", "x": [-0.1663, -0.1604, -0.1585, -0.1532, -0.1518, -0.1814, -0.1764, -0.173, -0.1727, -0.1648, -0.2223, -0.2042, -0.1979, -0.1964, -0.1928, -0.2289, -0.2265, -0.2155, -0.2151, -0.2131, -0.1977, -0.1768, -0.1561, -0.1569, -0.1498], "y": [-0.03095, -0.008397, -0.01627, -0.02084, -0.02263, -0.1102, -0.1252, -0.1211, -0.1309, -0.1372, -0.1258, -0.1268, -0.1261, -0.1431, -0.1629, -0.05695, -0.07409, -0.08807, -0.1059, -0.1141, -0.0847, -0.07274, -0.06969, -0.0719, -0.07562], "z": [0.9764, 0.9786, 0.9784, 0.9794, 0.9779, 0.9598, 0.9584, 0.9592, 0.9571, 0.957, 0.9431, 0.9508, 0.9516, 0.949, 0.9469, 0.9439, 0.9422, 0.943, 0.9411, 0.9371, 0.9455, 0.953, 0.9584, 0.9579, 0.9578]}], "layout": {"font": {"family": "Arial", "size": 18}, "legend": {"title": {"text": "color"}, "tracegroupgap": 0}, "margin": {"b": 50, "t": 60}, "scene": {"domain": {"x": [0, 1], "y": [0, 1]}, "xaxis": {"title": {"text": "PC 3 (5.31%)"}}, "yaxis": {"title": {"text": "PC 2 (8.69%)"}}, "zaxis": {"title": {"text": "PC 1 (80.39%)"}}}}}
